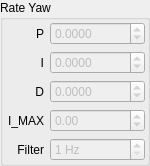
        <widget class="QGroupBox" name="groupBox_8">
         <property name="sizePolicy">
          <sizepolicy hsizetype="Preferred" vsizetype="Preferred">
           <horstretch>0</horstretch>
           <verstretch>0</verstretch>
          </sizepolicy>
         </property>
         <property name="minimumSize">
          <size>
           <width>150</width>
           <height>0</height>
          </size>
         </property>
         <property name="maximumSize">
          <size>
           <width>150</width>
           <height>16777215</height>
          </size>
         </property>
         <property name="title">
          <string>Rate Yaw</string>
         </property>
         <layout class="QVBoxLayout" name="verticalLayout_22">
          <property name="leftMargin">
           <number>2</number>
          </property>
          <property name="topMargin">
           <number>2</number>
          </property>
          <property name="rightMargin">
           <number>2</number>
          </property>
          <property name="bottomMargin">
           <number>2</number>
          </property>
          <item>
           <layout class="QHBoxLayout" name="horizontalLayout_8">
            <item>
             <layout class="QVBoxLayout" name="verticalLayout_23">
              <item>
               <widget class="QLabel" name="label_30">
                <property name="text">
                 <string>P</string>
                </property>
                <property name="alignment">
                 <set>Qt::AlignRight|Qt::AlignTrailing|Qt::AlignVCenter</set>
                </property>
               </widget>
              </item>
              <item>
               <widget class="QLabel" name="label_31">
                <property name="text">
                 <string>I</string>
                </property>
                <property name="alignment">
                 <set>Qt::AlignRight|Qt::AlignTrailing|Qt::AlignVCenter</set>
                </property>
               </widget>
              </item>
              <item>
               <widget class="QLabel" name="label_32">
                <property name="text">
                 <string>D</string>
                </property>
                <property name="alignment">
                 <set>Qt::AlignRight|Qt::AlignTrailing|Qt::AlignVCenter</set>
                </property>
               </widget>
              </item>
              <item>
               <widget class="QLabel" name="label_33">
                <property name="text">
                 <string>I_MAX</string>
                </property>
                <property name="alignment">
                 <set>Qt::AlignRight|Qt::AlignTrailing|Qt::AlignVCenter</set>
                </property>
               </widget>
              </item>
              <item>
               <widget class="QLabel" name="label_16">
                <property name="text">
                 <string>Filter</string>
                </property>
                <property name="alignment">
                 <set>Qt::AlignRight|Qt::AlignTrailing|Qt::AlignVCenter</set>
                </property>
               </widget>
              </item>
             </layout>
            </item>
            <item>
             <layout class="QVBoxLayout" name="verticalLayout_24">
              <item>
               <widget class="QDoubleSpinBox" name="rateYawPSpinBox">
                <property name="enabled">
                 <bool>false</bool>
                </property>
                <property name="decimals">
                 <number>4</number>
                </property>
                <property name="minimum">
                 <double>-10000.000000000000000</double>
                </property>
                <property name="maximum">
                 <double>10000.000000000000000</double>
                </property>
                <property name="singleStep">
                 <double>0.000100000000000</double>
                </property>
               </widget>
              </item>
              <item>
               <widget class="QDoubleSpinBox" name="rateYawISpinBox">
                <property name="enabled">
                 <bool>false</bool>
                </property>
                <property name="decimals">
                 <number>4</number>
                </property>
                <property name="minimum">
                 <double>-10000.000000000000000</double>
                </property>
                <property name="maximum">
                 <double>10000.000000000000000</double>
                </property>
                <property name="singleStep">
                 <double>0.000100000000000</double>
                </property>
               </widget>
              </item>
              <item>
               <widget class="QDoubleSpinBox" name="rateYawDSpinBox">
                <property name="enabled">
                 <bool>false</bool>
                </property>
                <property name="decimals">
                 <number>4</number>
                </property>
                <property name="minimum">
                 <double>-10000.000000000000000</double>
                </property>
                <property name="maximum">
                 <double>10000.000000000000000</double>
                </property>
                <property name="singleStep">
                 <double>0.000100000000000</double>
                </property>
               </widget>
              </item>
              <item>
               <widget class="QDoubleSpinBox" name="rateYawIMAXSpinBox">
                <property name="enabled">
                 <bool>false</bool>
                </property>
                <property name="minimum">
                 <double>-10000.000000000000000</double>
                </property>
                <property name="maximum">
                 <double>10000.000000000000000</double>
                </property>
               </widget>
              </item>
              <item>
               <widget class="QDoubleSpinBox" name="rateYawFiltHzSpinBox">
                <property name="enabled">
                 <bool>false</bool>
                </property>
                <property name="suffix">
                 <string> Hz</string>
                </property>
                <property name="decimals">
                 <number>0</number>
                </property>
                <property name="minimum">
                 <double>1.000000000000000</double>
                </property>
               </widget>
              </item>
             </layout>
            </item>
           </layout>
          </item>
         </layout>
        </widget>
